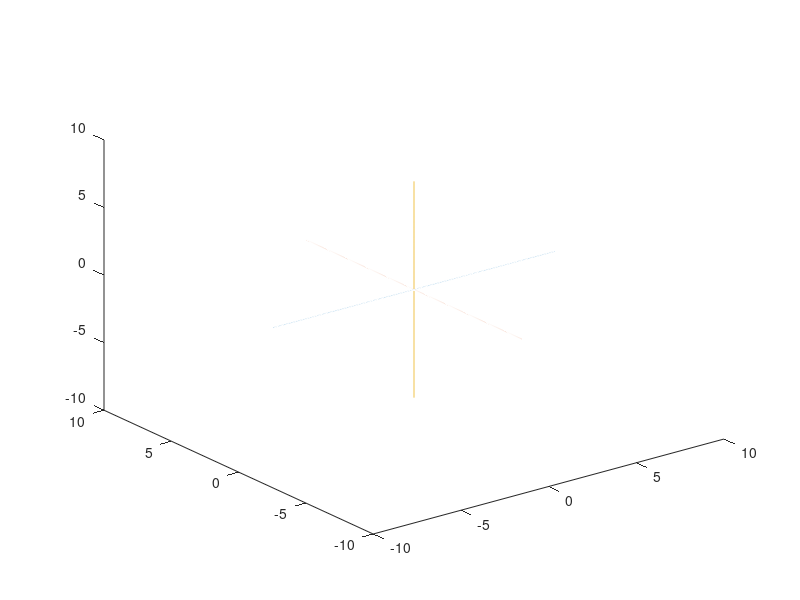

Write MATLAB code to recreate this figure. (Note: this script raises an error after producing the figure.)
function Regular_Left_Instance_CSVRead()
Data = csvread('LeftArmMotionData.csv', 1,0);

Time = Data(1:end, 1);
Size = length(Time);
%--------------------------------------------------------------------------
%Arm_1 Vector Length
Arm_1 = Data(1:end, 2);

%Arm_2 Vector Length
Arm_2 = Data(1:end, 5);

%Arm_3 Vector Length
Arm_3 = Data(1:end, 8);


%--------------------------------------------------------------------------

%Arm 1------------------------------------------
%Phi Angle Setter
Upper_Arm_Phi = pi/180*Data(1:end, 3);

%Theta Angle Setter
Upper_Arm_Theta = pi/180*Data(1:end, 4);

%Arm 2------------------------------------------
%Phi Angle Setter
Forearm_Phi = pi/180*Data(1:end, 6);

%Theta Angle Setter
Forearm_Theta = pi/180*Data(1:end, 7);

%Arm 3------------------------------------------
%Phi Angle Setter
Hand_Phi = pi/180*Data(1:end, 9);

%Theta Angle Setter
Hand_Theta = pi/180*Data(1:end, 10);





%--------------------------------------------------------------------------
%Conversion from Spherical to Rectangular Coordinates 
%Arm 1
x_1 = Arm_1.*sin(Upper_Arm_Phi).*cos(Upper_Arm_Theta);
y_1 = Arm_1.*sin(Upper_Arm_Phi).*sin(Upper_Arm_Theta);
z_1 = Arm_1.*cos(Upper_Arm_Phi);

%Arm 2
x_2 = Arm_2.*sin(Forearm_Phi).*cos(Forearm_Theta);
y_2 = Arm_2.*sin(Forearm_Phi).*sin(Forearm_Theta);
z_2 = Arm_2.*cos(Forearm_Phi);

%Arm 3
x_3 = Arm_3.*sin(Hand_Phi).*cos(Hand_Theta);
y_3 = Arm_3.*sin(Hand_Phi).*sin(Hand_Theta);
z_3 = Arm_3.*cos(Hand_Phi);


%--------------------------------------------------------------------------
%Line/Axis Plots 
t1a = -8:.01:8;
t1b = 0*t1a;
t1c = 0*t1a;

t2b = -8:.01:8;
t2a = 0*t2b;
t2c = 0*t2b;

t3c = -8:.01:8;
t3a = 0*t3c;
t3b = 0*t3c;

%--------------------------------------------------------------------------
%Graphing loop
for j = 1:Size
    %Plot Axes
    plot3(t1a, t1b, t1c);
    hold on
    plot3(t2a, t2b, t2c);
    hold on
    plot3(t3a, t3b, t3c);
    hold on
    
    %Coordinate Set
    %Arm 1
    xyz_begin_1 = [0 0 0];
    
    xyz_end_1 = [x_1(j) y_1(j) z_1(j)] + xyz_begin_1;
    
    %Arm_2
    xyz_begin_2 = xyz_end_1;
    
    xyz_end_2 = [x_2(j) y_2(j) z_2(j)] + xyz_begin_2;
    
    %Arm_3
    xyz_begin_3 = xyz_end_2;
    
    xyz_end_3 = [x_3(j) y_3(j) z_3(j)] + xyz_begin_3;
    
    %Arm_1
    Cylinder(xyz_begin_1,xyz_end_1,r_1,n,cyl_color_1,closed,lines)
    hold on
    
    %Arm_2
    Cylinder(xyz_begin_2,xyz_end_2,r_2,n,cyl_color_2,closed,lines)
    hold on
    
    %Arm_3
    Cylinder(xyz_begin_3,xyz_end_3,r_3,n,cyl_color_3,closed,lines)
    hold on
    
    axis([-5 5 -5 5 -5 5])
    drawnow
    pause(.03)
    hold on
end
